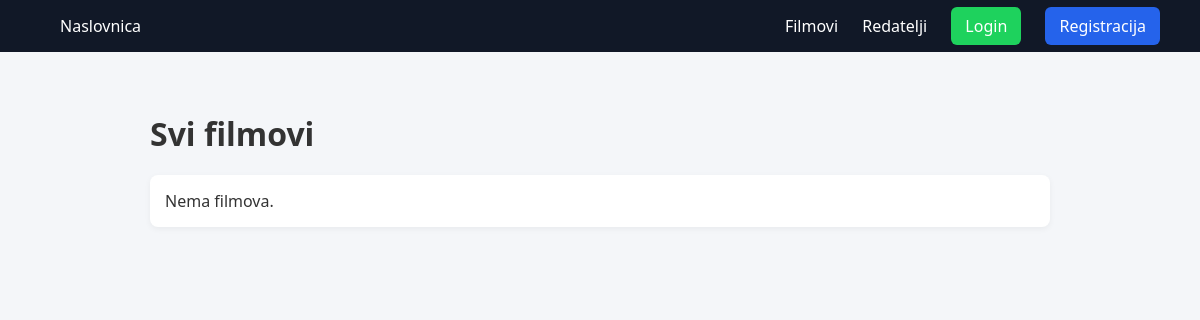
The page /films/ on the database as committed earlier.
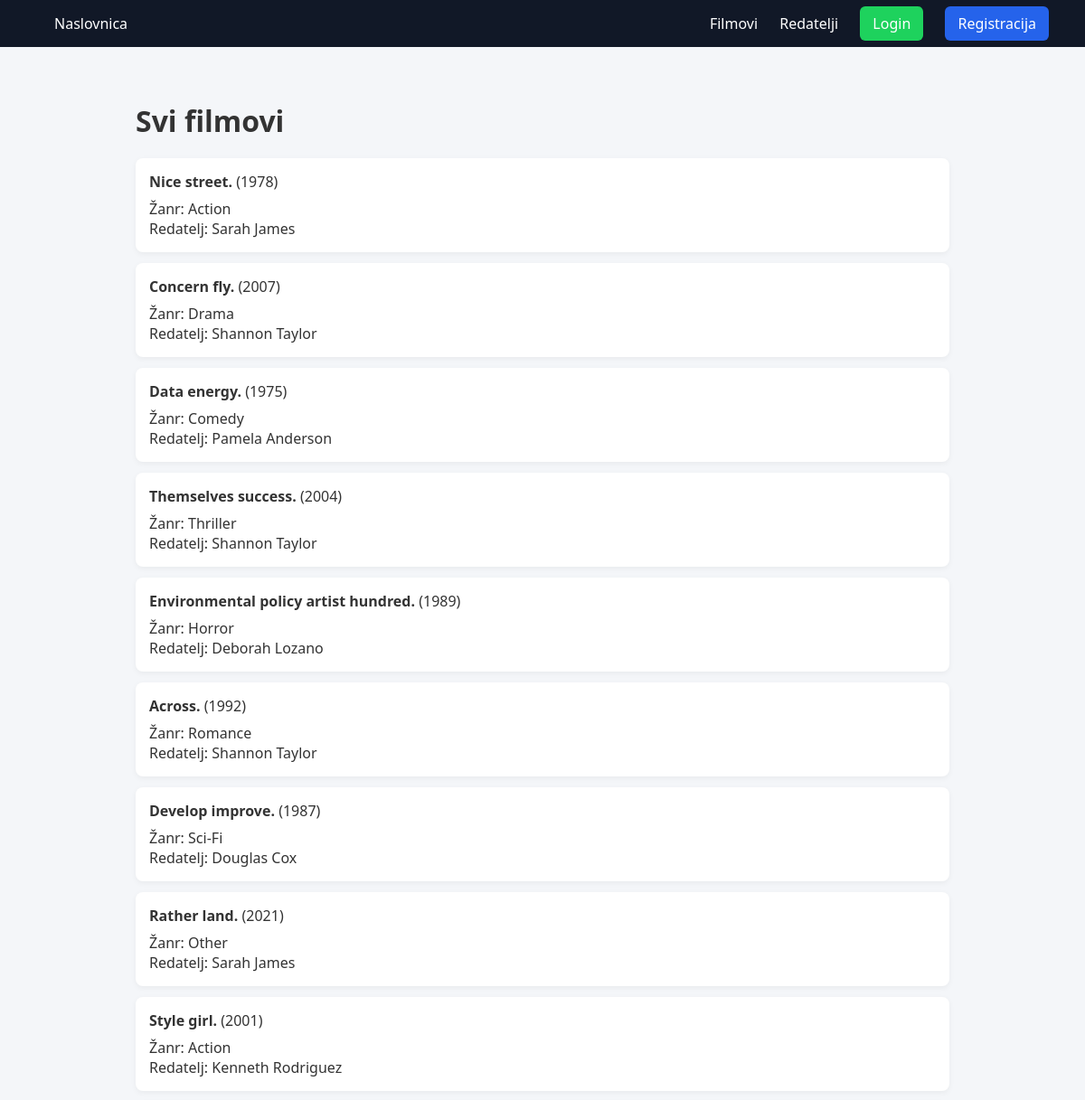
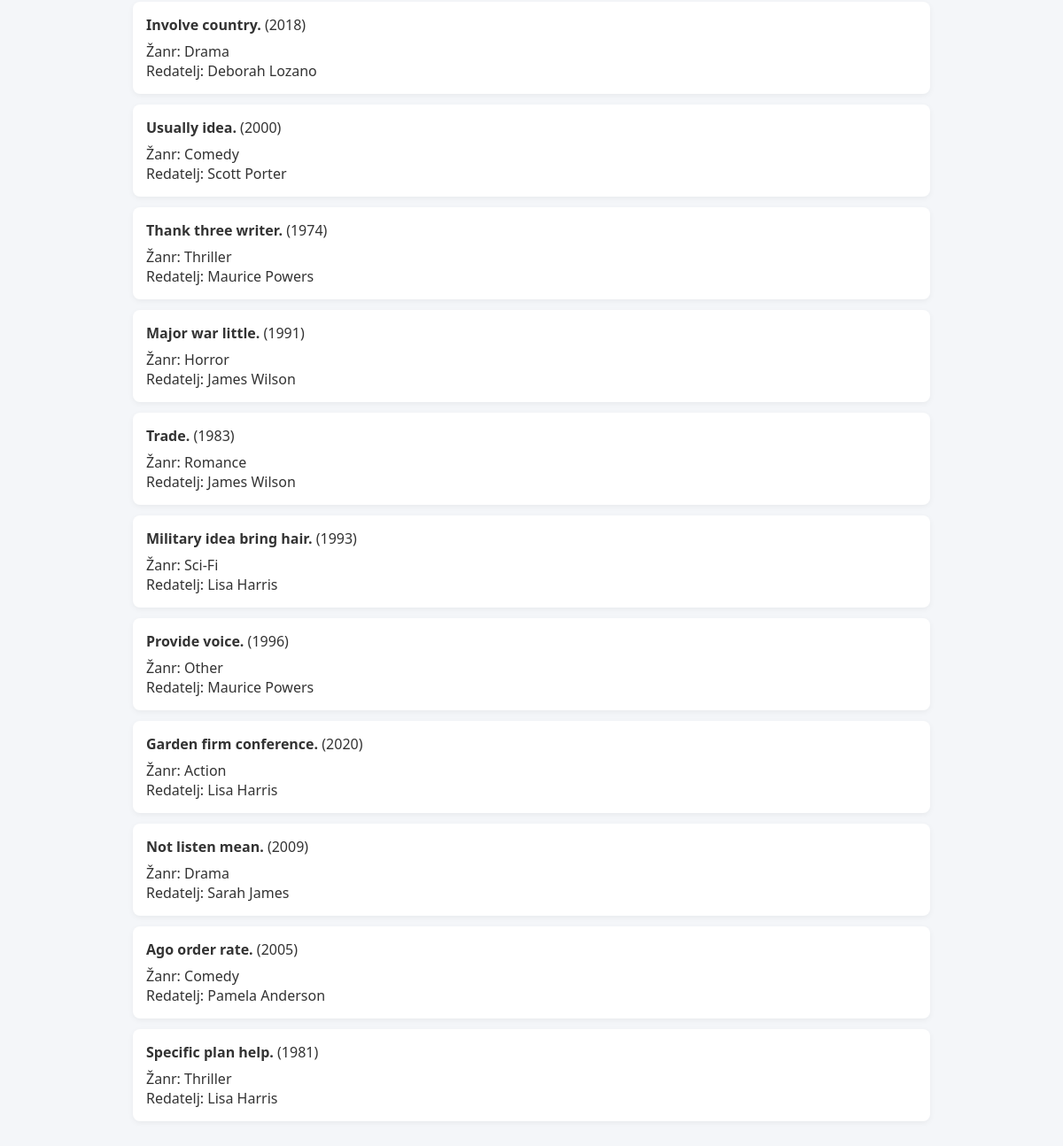
The same page on the database as committed later (2 pictures, top to bottom).
### main/models.py (models this page shows, shortened)
class Film(models.Model):
    GENRE_CHOICES = [
        ('ACTION', 'Action'),
        ('DRAMA', 'Drama'),
        ('COMEDY', 'Comedy'),
        ('THRILLER', 'Thriller'),
        ('HORROR', 'Horror'),
        ('ROMANCE', 'Romance'),
        ('SCIFI', 'Sci-Fi'),
        ('OTHER', 'Other'),
    ]
    title = models.CharField(max_length=200)
    description = models.TextField()
    release_year = models.IntegerField()
    genre = models.CharField(max_length=20, choices=GENRE_CHOICES)
    director = models.ForeignKey(
        Director,
        on_delete=models.SET_NULL,
        null=True,
        related_name='films'
    )
    created_at = models.DateTimeField(default=timezone.now)
    created_by = models.ForeignKey(
        User,
        on_delete=models.CASCADE,
        related_name='created_films'
    )

class Director(models.Model):
    name = models.CharField(max_length=100)
    birth_year = models.IntegerField(null=True, blank=True)

### main/views.py (the view)
# urls.py: path("films/", FilmListView.as_view(), name="film_list"),
class FilmListView(ListView):
    model = Film
    template_name = "main/film_list.html"
    context_object_name = "films"

### templates/main/film_list.html (shortened to what this page needs)
{% extends "base.html" %}
{% block content %}
<h1>Svi filmovi</h1>
<ul>
    {% for film in films %}
        <li>
            <div>
                <strong>{{ film.title }}</strong> ({{ film.release_year }})
            </div>
            <div style="margin-top:8px;">
                <span>Žanr: {{ film.get_genre_display }}</span>
                <br>
                <span>
                    Redatelj:
                    {% if film.director %}
                        {{ film.director.name }}
                    {% else %}
                        Nepoznato
                    {% endif %}
                </span>
            </div>
        </li>
    {% empty %}
        <li>Nema filmova.</li>
    {% endfor %}
</ul>
{% endblock %}

Rows that differ between the two databases and show on the page:
added Film: title "Nice street.", release_year "1978", genre "Action", director.name "Sarah James"
added Film: title "Concern fly.", release_year "2007", genre "Drama", director.name "Shannon Taylor"
added Film: title "Data energy.", release_year "1975", genre "Comedy", director.name "Pamela Anderson"
added Film: title "Themselves success.", release_year "2004", genre "Thriller", director.name "Shannon Taylor"
added Film: title "Environmental policy artist hundred.", release_year "1989", genre "Horror", director.name "Deborah Lozano"
added Film: title "Across.", release_year "1992", genre "Romance", director.name "Shannon Taylor"
added Film: title "Develop improve.", release_year "1987", genre "Sci-Fi", director.name "Douglas Cox"
added Film: title "Rather land.", release_year "2021", genre "Other", director.name "Sarah James"
added Film: title "Style girl.", release_year "2001", genre "Action", director.name "Kenneth Rodriguez"
added Film: title "Involve country.", release_year "2018", genre "Drama", director.name "Deborah Lozano"
added Film: title "Usually idea.", release_year "2000", genre "Comedy", director.name "Scott Porter"
added Film: title "Thank three writer.", release_year "1974", genre "Thriller", director.name "Maurice Powers"
added Film: title "Major war little.", release_year "1991", genre "Horror", director.name "James Wilson"
added Film: title "Trade.", release_year "1983", genre "Romance", director.name "James Wilson"
added Film: title "Military idea bring hair.", release_year "1993", genre "Sci-Fi", director.name "Lisa Harris"
added Film: title "Provide voice.", release_year "1996", genre "Other", director.name "Maurice Powers"
added Film: title "Garden firm conference.", release_year "2020", genre "Action", director.name "Lisa Harris"
added Film: title "Not listen mean.", release_year "2009", genre "Drama", director.name "Sarah James"
added Film: title "Ago order rate.", release_year "2005", genre "Comedy", director.name "Pamela Anderson"
added Film: title "Specific plan help.", release_year "1981", genre "Thriller", director.name "Lisa Harris"
Other text that changed with them:
text no longer shown: "Nema filmova."
